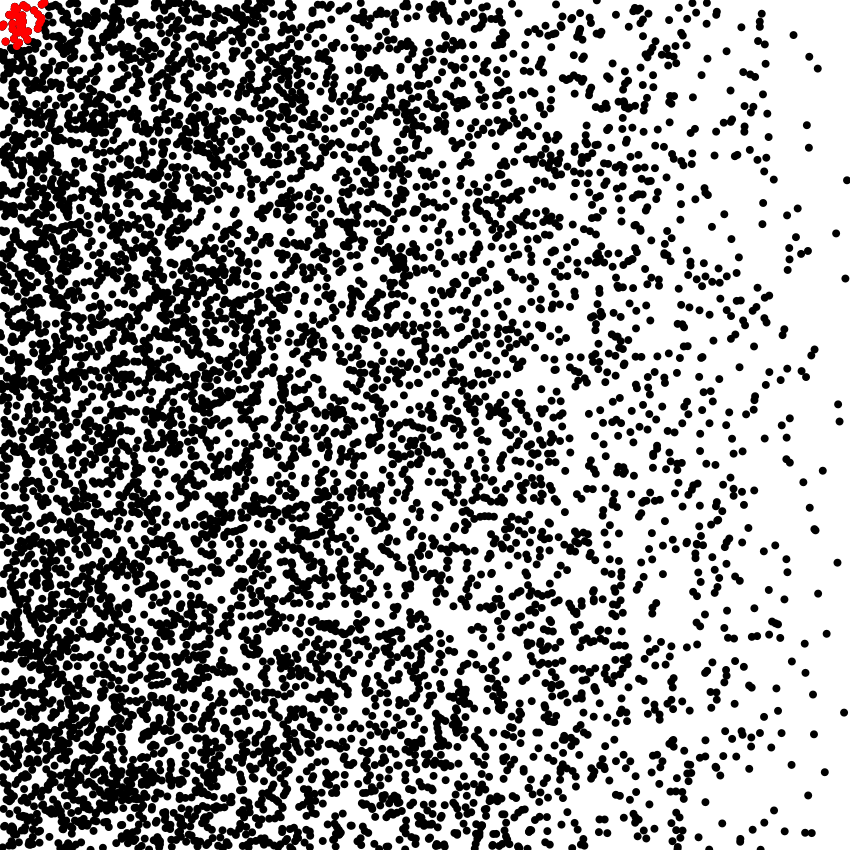
Frame 1 (no input)
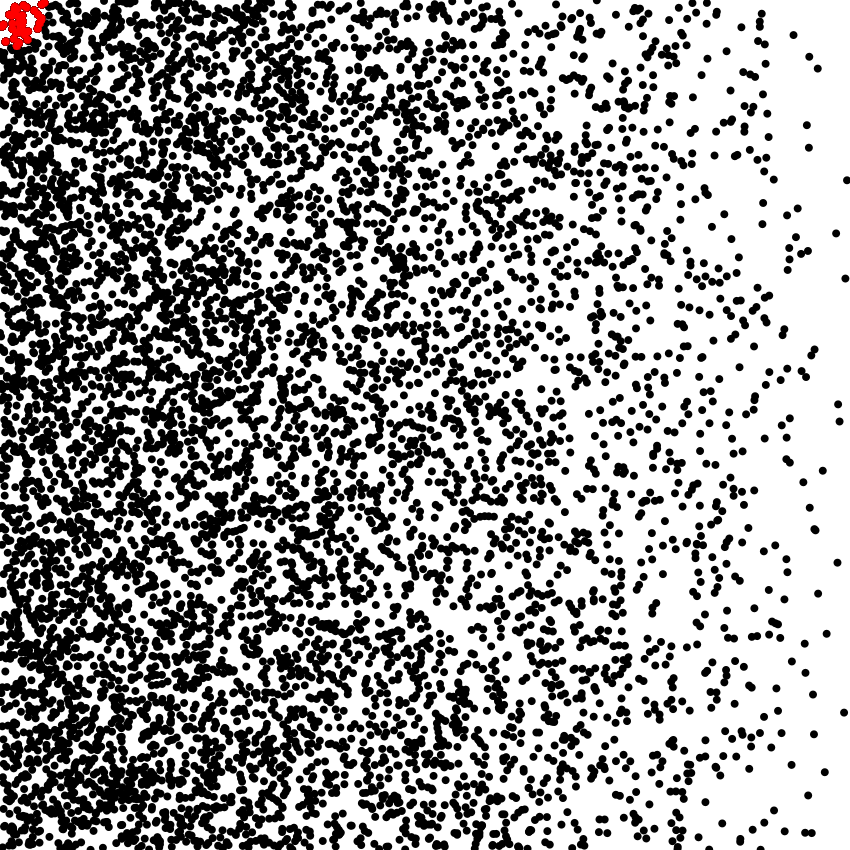
Frame 60 (the mouse pressed at the canvas centre just before this capture)
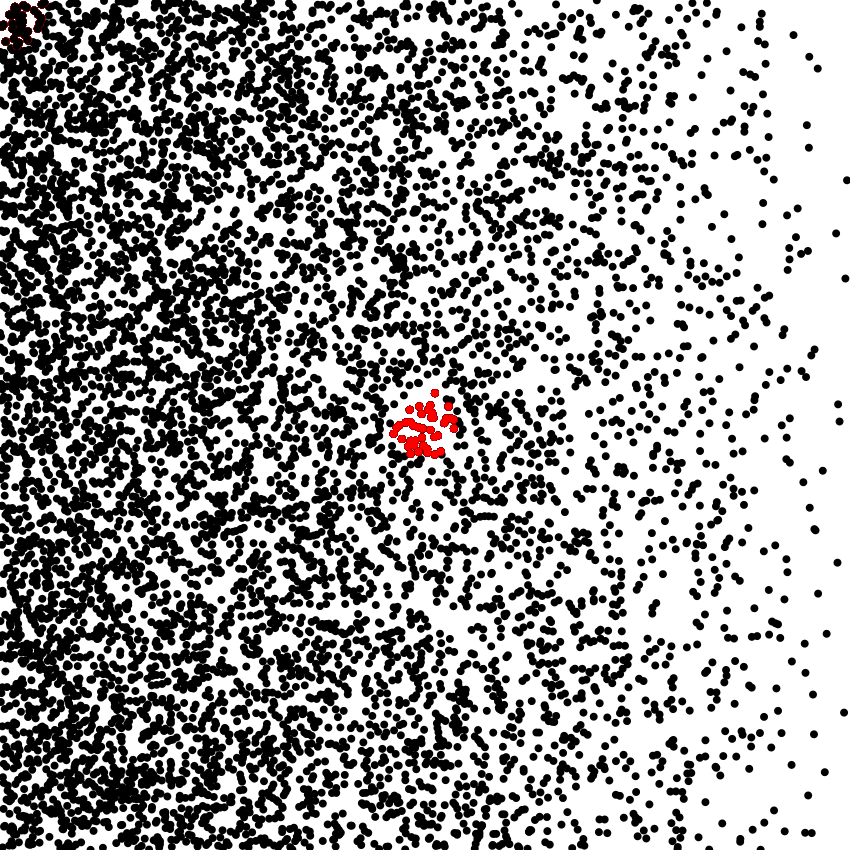
Frame 120 (the mouse held since frame 60 and released just before this capture)

The Processing sketch that drew these frames (run headless with seeded random() and noise(); from frame 60 on, the mouse is pressed at the canvas centre):

// Processing sketch: photon_map
// ── photon_map.pde
// kD-tree code, eventually for photon mapping
//
// Greg Turk, April 2016

int screen_width = 850;
int screen_height = 850;

// debug drawing stuff
int num_photons = 8000;    // number of photons to draw (small number)
float photon_radius = 8;   // drawing of photons

//int num_photons = 400000;   // number of photons to draw (large number)
//float photon_radius = 2;    // drawing of photons

float old_mouseX,old_mouseY;
boolean first_draw = true;
kd_tree photons;

boolean debug_flag = false;

void settings() {
  size (screen_width, screen_height);
}

void setup() {
  int i;
  
  // initialize kd-tree
  photons = new kd_tree();
  
  // create random list of "photons"
  for (i = 0; i < num_photons; i++) {
    float x,y;
    // pick random positions, with variable density in x
    do {
      x = random (0.0, screen_width);
      y = random (0.0, screen_height);
    } while (x > random (0.0, screen_width));
    float z = 0.0;
    Photon p = new Photon (x, y, z);
    photons.add_photon (p);
  }
  
  // build the kd-tree
  photons.build_tree();
  println ("finished building tree");
}

// draw a bunch of points (which are stand-ins for photons)
void draw() {
  
  int num_near = 40;
  boolean fast = false;
  
  // draw all the "photons" in black only once
  if (first_draw) {
    // get ready to draw
    background (255, 255, 255);
    noStroke();
    fill (0, 0, 0);
  
    // draw the initial photons
    photons.draw(photons.root);
    
    first_draw = false;
  }
  
  noStroke();
  
  ArrayList<Photon> plist;
  
  // re-draw the last frame's photons in black
  fill (0, 0, 0);
  plist = photons.find_near ((float) old_mouseX, (float) old_mouseY, 0.0, num_near, 200.0);
  draw_photon_list (plist);
   
  // draw the new near photons in red
  fill (255, 0, 0);
  plist = photons.find_near ((float) mouseX, (float) mouseY, 0.0, num_near, 200.0);
  draw_photon_list (plist);

  // save these mouse positions for next frame
  old_mouseX = mouseX;
  old_mouseY = mouseY;
}

// draw a list of photons
void draw_photon_list(ArrayList<Photon> plist)
{
  for (int i = 0; i < plist.size(); i++) {
    Photon photon = plist.get(i);
    ellipse (photon.pos[0], photon.pos[1], photon_radius, photon_radius);
  }
}
// ── kd_tree.pde
// Photon and kD-tree classes
//
// Greg Turk, with improvements by John Turner

import java.util.*;   // need this to use priority queues

int sort_axis;  // for building the kD-tree

// Photon class
public class Photon implements Comparable<Photon>{
  float[] pos;  // 3D position of photon, plus one extra value for nearest neighbor queries
  // YOU WILL WANT TO MODIFY THIS CLASS TO RECORD THE POWER OF A PHOTON
  
  Photon (float x, float y, float z) {
    pos = new float[4];  // x,y,z position, plus fourth value that is used for nearest neighbor queries
    pos[0] = x;
    pos[1] = y;
    pos[2] = z;
    pos[3] = 0;  // distance squared, used for nearby photon queries
  }

  // Compare two nodes, used in two different circumstances:
  // 1) for sorting along a given axes during kd-tree construction (sort_axis is 0, 1 or 2)
  // 2) for comparing distances when locating nearby photons (sort_axis is 3)
  public int compareTo(Photon other_photon) {
    if (this.pos[sort_axis] < other_photon.pos[sort_axis])
      return (-1);
    else if (this.pos[sort_axis] > other_photon.pos[sort_axis])
      return (1);
    else
      return (0);
  }
}

// One node of a kD-tree
class kd_node {
  Photon photon;    // one photon is stored at each split node
  int split_axis;   // which axis separates children: 0, 1 or 2 (-1 signals we are at a leaf node)
  kd_node left,right;  // child nodes
}

class kd_tree {

 kd_node root;  // root node of kd-tree
 ArrayList<Photon> photon_list;  // initial list of photons (empty after building tree)
 float max_dist2;                // squared maximum distance, for nearest neighbor search
 
 // initialize a kd-tree
 kd_tree() {
   photon_list = new ArrayList<Photon>();
 }
 
 // add a photon to the kd-tree
 void add_photon (Photon p) {
   photon_list.add (p);
 }
 
 // Build the kd-tree.  Should only be called after all of the
 // photons have been added to the initial list of photons.
 void build_tree() {
   root = build_tree (photon_list);
 }
 
 // helper function to build tree -- should not be called by user
 kd_node build_tree(List<Photon> plist) {
   int i,j;
   
   kd_node node = new kd_node();
      
   // see if we should make a leaf node
   if (plist.size() == 1) {
     node.photon = plist.get(0);
     node.split_axis = -1;  // signal a leaf node by setting axis to -1
     node.left = node.right = null;
     return (node);
   }
   
   // if we get here, we need to decide which axis to split
   
   float[] mins = new float[3];
   float[] maxs = new float[3];
   
   // initialized min's and max's
   mins[0] = mins[1] = mins[2] =  1e20;
   maxs[0] = maxs[1] = maxs[2] = -1e20;
   
   // now find min and max values for each axis
   for (i = 0; i < plist.size(); i++) {
     Photon p = plist.get(i);
     for (j = 0; j < 3; j++) {
       if (p.pos[j] < mins[j]) mins[j] = p.pos[j];
       if (p.pos[j] > maxs[j]) maxs[j] = p.pos[j];
     }
   }
   
   float dx = maxs[0] - mins[0];
   float dy = maxs[1] - mins[1];
   float dz = maxs[2] - mins[2];
   
   // the split axis is the one that is longest
   
   sort_axis = -1;
   
   if (dx >= dy && dx >= dz)
     sort_axis = 0;
   else if (dy >= dx && dy >= dz)
     sort_axis = 1;
   else if (dz >= dx && dz >= dy)
     sort_axis = 2;
   else {
     println ("cannot deterine sort axis");
     exit();
   }
     
   // sort the elements according to the selected axis
   Collections.sort(plist);
   
   // determine the median element and make that this node's photon
   int split_point = plist.size() / 2;
   Photon split_photon = plist.get(split_point);
   node.photon = split_photon;
   node.split_axis = sort_axis;
   //if split point is first node, no left tree
   if (split_point == 0) {
     node.left = null;
   }
   else {
     node.left = build_tree (plist.subList(0, split_point));
   }
   //if split point is last node, no right tree
   if (split_point == plist.size()-1) {
     node.right = null;
   }
   else {
     node.right = build_tree (plist.subList(split_point+1,  plist.size()));
   }
   return (node);
 }
 
 // draw all of the "photons" in 2D -- for use in debugging
 void draw(kd_node n) {
   if (n == null)
     return;
   ellipse ((float)n.photon.pos[0], (float)n.photon.pos[1], (float)photon_radius, (float)photon_radius);
   if (n.left != null)
     draw(n.left);
   if (n.right != null)
     draw(n.right);
 }
 
 // Find the nearby photons to a given location.
 //
 // x,y,z    - given location for finding nearby photons
 // num      - maxium number of photons to find
 // max_dist - maximum distance to search
 // returns a list of nearby photons
 ArrayList <Photon> find_near (float x, float y, float z, int num, float max_dist) {
   
   // set the maximum distance squared, which is global to this kd-tree
   max_dist2 = max_dist * max_dist;
   // create an empty list of nearest photons
   PriorityQueue<Photon> queue = new PriorityQueue<Photon>(20,Collections.reverseOrder());  // max queue
   sort_axis = 3;  // sort on distance (stored as the 4th float of a photon)
   // find several of the nearest photons
   float[] pos = new float[3];
   pos[0] = x;
   pos[1] = y;
   pos[2] = z;
   find_near_helper (pos, num, root, queue);
   
   // move the photons from the queue into the list of nearby photons to return
   ArrayList<Photon> near_list = new ArrayList<Photon>();
   do {
     near_list.add (queue.poll());
   } while (queue.size() > 0);
   
   return (near_list);
 }
 
 // help find nearby photons (should not be called by user)
 void find_near_helper (float[] pos, int num, kd_node node, PriorityQueue<Photon> queue) {
   
   Photon photon = node.photon;
   
   // maybe recurse
   int axis = node.split_axis;
   if (axis != -1) {  // see if we're at an internal node
     // calculate distance to split plane
     float delta = pos[axis] - photon.pos[axis];
     float delta2 = delta * delta;
     if (delta < 0) {
       if (node.left != null)
         find_near_helper (pos, num, node.left, queue);
       if (node.right != null && delta2 < max_dist2)
         find_near_helper (pos, num, node.right, queue);
     }
     else {
       if (node.right != null)
         find_near_helper (pos, num, node.right, queue);
       if (node.left != null && delta2 < max_dist2)
         find_near_helper (pos, num, node.left, queue);
     }
   }
   
   // examine photon stored at this current node

   float dx = pos[0] - photon.pos[0];
   float dy = pos[1] - photon.pos[1];
   float dz = pos[2] - photon.pos[2];
   float len2 = dx*dx + dy*dy + dz*dz;
   
   if (len2 < max_dist2) {
     // store distance squared in 4th float of a photon (for comparing distances)
     photon.pos[3] = len2;
     // add photon to the priority queue
     queue.add (photon);
     // keep the queue short
     if (queue.size() > num)
       queue.poll();  // delete the most distant photon
     // shrink max_dist2 if our queue is full and we've got a photon with a smaller distance
     if (queue.size() == num) {
       Photon near_photon = queue.peek();
       if (near_photon.pos[3] < max_dist2)
         max_dist2 = near_photon.pos[3];
     }
   }
 }

}
